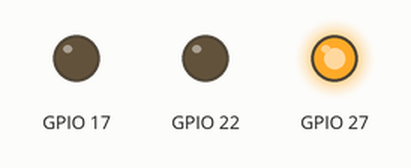
The program below on a simulated Raspberry Pi (BCM pin numbers). On the bench: output pins drawn as LEDs (lit = HIGH). What the program prints to the terminal is not drawn. At 5.0 s the program stops and its outputs stay as they are.

Above: at 0.1 s.
At 5.1 s:
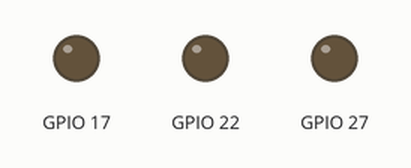
Timing chart, 0 to 6.5 s (numbered marks = the images above):
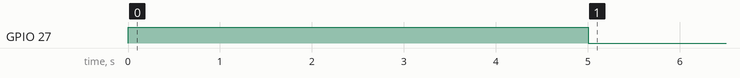

The program:

write_rgb_led.py
```python
#!/usr/bin/env python3

# External module imports
import RPi.GPIO as GPIO
import typing as t
import time


class RGB(t.NamedTuple):
    red: int
    green: int
    blue: int


# rgb = collections.namedtuple(
#     "rgb",
#     [
#         "red",
#         "green",
#         "blue",
#     ],
# )


def init_pin(pin: int, duty_cycle=50) -> GPIO.PWM:
    GPIO.setup(pin, GPIO.OUT)
    pwm = GPIO.PWM(pin, duty_cycle)
    pwm.start(0)
    return pwm


def set_rgb(rgb_values: RGB, pwms: t.Dict[str, GPIO.PWM]) -> None:

    print("Turning RGB LED on!")
    pwms["red"].ChangeDutyCycle(rgb_values.red)
    pwms["green"].ChangeDutyCycle(rgb_values.green)
    pwms["blue"].ChangeDutyCycle(rgb_values.blue)


def main() -> None:

    # Pin Setup:
    GPIO.setmode(GPIO.BCM)  # BroadOUT

    # Pin Definitons:
    pwms = {
        "red": init_pin(17),
        "green": init_pin(27),
        "blue": init_pin(22),
    }

    set_rgb(
        RGB(
            0,
            100,
            0,
        ),
        pwms,
    )

    time.sleep(5)


if __name__ == "__main__":
    try:
        main()
    finally:
        GPIO.cleanup()  # cleanup all GPIO
```

Measured:
- by itself, GPIO 27: LOW → HIGH at 0.00 s, → LOW 5.0 s later
